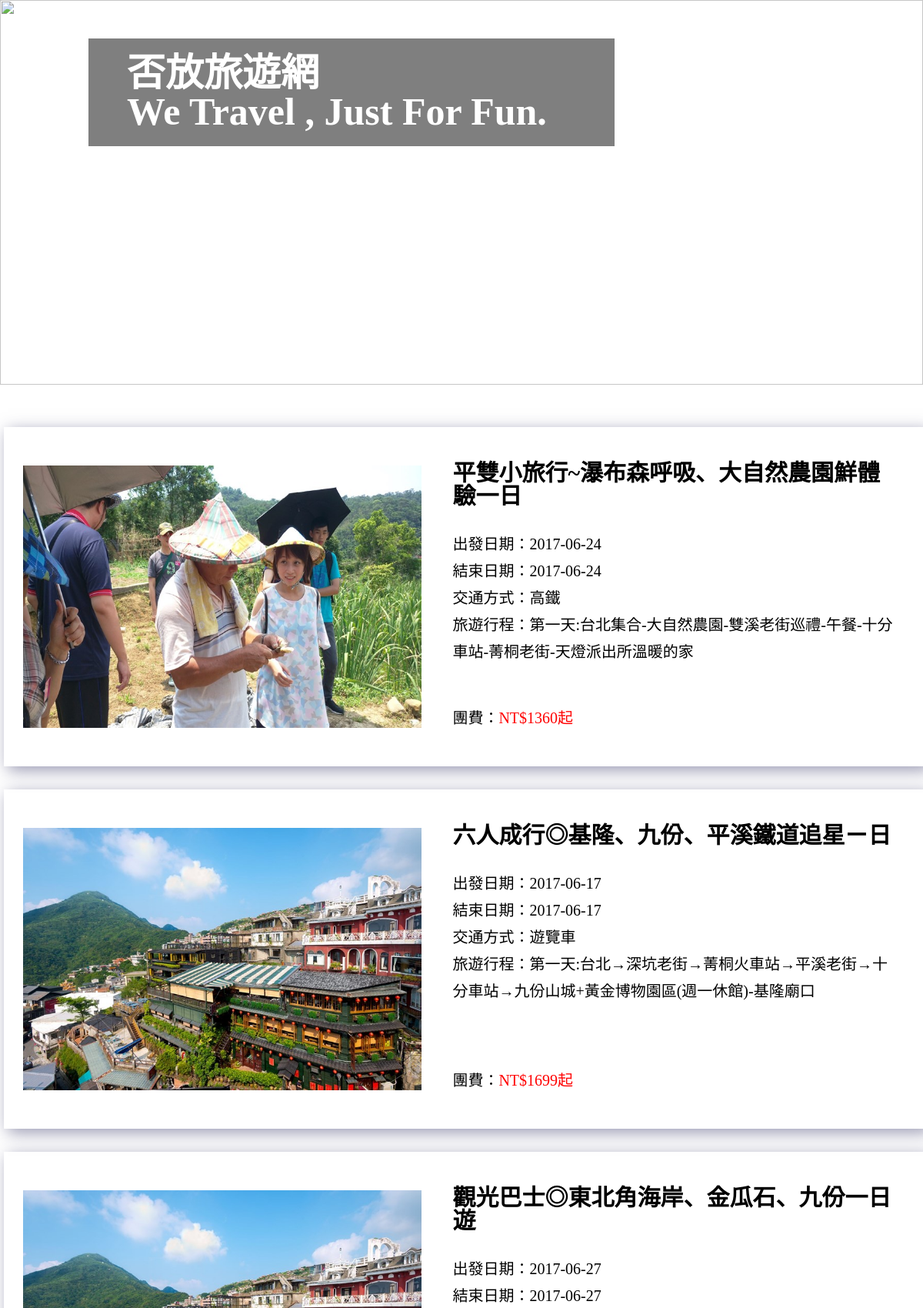
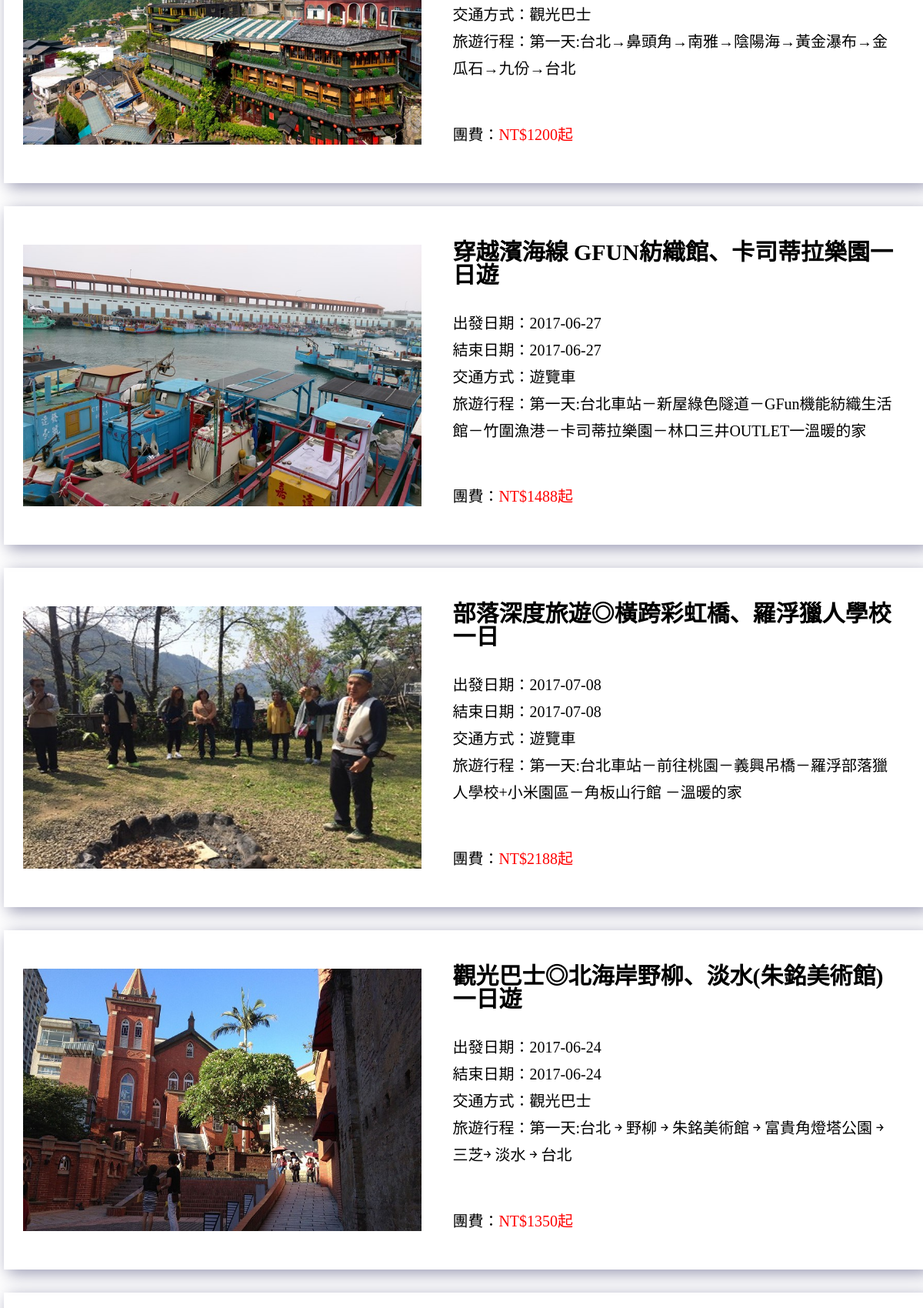
Screenshot of /synopsis_n.php (upper part) with the database file from the repository (2 pictures, top to bottom).
### tables this page shows
CREATE TABLE IF NOT EXISTS `travel` (
  `travel_id` varchar(100) NOT NULL,
  `travel_name` varchar(100) NOT NULL,
  `travel_type` varchar(20) NOT NULL,
  `travel_date` date NOT NULL,
  `travel_endtime` date NOT NULL,
  `travel_traffic` varchar(20) NOT NULL,
  `travel_schedule` varchar(100) NOT NULL,
  `travel_detail` varchar(2000) NOT NULL,
  `travel_price` int(100) NOT NULL,
  `travel_prcnum` varchar(20) NOT NULL,
  `travel_path` varchar(100) NOT NULL,
  PRIMARY KEY (`travel_id`)
);

### synopsis_n.php (the view, shortened to what this page needs)
<!DOCTYPE html>
<html>
<head>
	<link rel="stylesheet" href="css/northern.css">
</head>
<body background="\images\bg_html.jpg">
			<div class="top">
			<img src="http://blog.asiayo.com/wp-content/uploads/2016/10/%E5%8D%97%E6%8A%95-1920x768.jpg" class="top_pic">
				<div class="logo"><a href="index.php"><h1 class="title_word"><span class="title_word_forfun">否放</span>旅遊網<br>We Travel , Just <span class="title_word_forfun">For Fun.</span></h1></a></div>
				<div class="title_li">
					<ul id="menu">
						<?php
							if (isset($_SESSION['U_ID'])) {
								echo "<li>你好!".$_SESSION['U_NAME']."<br></li>";
								echo "<li><a href='logout.php'>登出</a></li>";
							}else{
								echo "<li><a href='#' id='login'>登入</a></li>";
							}
						?>
						<li><a href="#" id="l">簡介</a></li>
 						<li><a href="#">旅遊資訊</a>
						</li>
						<li><a href="arrange.php">行程安排</a></li>
					</ul>
					</div>
 					</div>
	<div class="wrapper">
<?php
    		$mem_id = $_SESSION['U_ID'];
    		require_once("db_config.php");
    		if (!isset($_SESSION['U_ID'])) {
				$get_sql = "SELECT travel.* from travel where travel.travel_type ='北部' order by travel_id";
				$data= mysqli_query($link, $get_sql);
				for($i=1;$i<=mysqli_num_rows($data);$i++){
					$rs=mysqli_fetch_row($data);
		?>
					<ul>
				<li>
				<div class="travel_information">
					<div class="travel_pic">
					<a href="detail.php?id=<?php echo $rs[0] ?>"><img src="<?php echo $rs[10]?>" alt=""></a>
					</div>
					<div class="travel_word">
						<h2><?php echo $rs[1]?></h2>
						<p>出發日期：<?php echo $rs[3]?></p>
						<p>結束日期：<?php echo $rs[4]?></p>
						<p>交通方式：<?php echo $rs[5]?></p>
						<p>旅遊行程：<?php echo $rs[6]?></p>
						<p class="price">團費：<span>NT$<?php echo $rs[8]?>起</span></p>
				</div>
				</div>
				</li>
			</ul>
		<?php }
				}else{
					$get_sql = "SELECT travel.*, favorite.favarite_id, favorite.member_id from travel left join favorite on travel.travel_id = favorite.travel_id and favorite.member_id = $mem_id where travel.travel_type ='北部' order by travel_id";
    				$data = mysqli_query($link, $get_sql);
					for($i=1;$i<=mysqli_num_rows($data);$i++){
					$rs=mysqli_fetch_row($data);
		?>
			<ul>
				<li>
				<div class="travel_information">
				<img src="http://pic.pimg.tw/stephytruth/1309079219-c7c102fc171192181df4f58b06e14deb.png" alt="" class="tuding1">
							<img src="http://pic.pimg.tw/stephytruth/1309079219-c7c102fc171192181df4f58b06e14deb.png" alt="" class="tuding2">
					<div class="travel_pic">
					<a href="detail.php?id=<?php echo $rs[0] ?>"><img src="<?php echo $rs[10]?>" alt=""></a>
					</div>
					<div class="travel_word">
						<h2><?php echo $rs[1]?></h2>
						<p>出發日期：<?php echo $rs[3]?></p>
						<p>結束日期：<?php echo $rs[4]?></p>
						<p>交通方式：<?php echo $rs[5]?></p>
						<p>旅遊行程：<?php echo $rs[6]?></p>
						<p class="price">團費：<span>NT$<?php echo $rs[8]?>起</span></p>
						<?php
								if($rs[11]!=null){
									echo "<img src='images/love2.png' id='".$rs[0]."' class='fucklove' onclick=\"add_fav('".$rs[0]."')\"/>";
								}else{
									echo "<img src='images/love.png' id='".$rs[0]."' class='fucklove' onclick=\"add_fav('".$rs[0]."')\"/>";
								}
						?>
					</div>
					<div class="clear"></div>
				</div>
				</li>
			</ul>
		<div class="clear"></div>
		<?php } }?>
</div>
</body>
</html>

### css/northern.css (style rules this page uses)
html, body, div, span, applet, object, iframe, h1, h2, h3, h4, h5, h6, p, blockquote, pre, a, abbr, acronym, address, big, cite, code, del, dfn, em, img, ins, kbd, q, s, samp, small, strike, strong, sub, sup, tt, var, b, u, i, center, dl, dt, dd, ol, ul, li, fieldset, form, label, legend, table, caption, tbody, tfoot, thead, tr, th, td, article, aside, canvas, details, embed, figure, figcaption, footer, header, hgroup, menu, nav, output, ruby, section, summary, time, mark, audio, video { margin: 0; padding: 0; border: 0; font-size: 100%; font: inherit; vertical-align: baseline; }
body { line-height: 1; }
ol, ul { list-style: none; }
body { background-image:url( "https://t3.ftcdn.net/jpg/01/39/24/56/240_F_139245641_5g8MVAUNPuboCSyGqinFCdWEulsphSkd.jpg" ); font-family: '微軟正黑體'; }
a { text-decoration: none; }
.wrapper { width: 1200px; margin-left: auto; margin-right: auto; padding: 5px; background-color: white; margin-top: 50px; }
.top { width: 100%; height: 500px; margin-bottom: 100px; position: relative; margin:0 auto; }
.top img { opacity: 0.9; }
.top_pic { width: 100%; height: 500px; }
* .title_word { font-family: '微軟正黑體'; position: absolute; left: 115px; top: 50px; z-index:1; color: white; font-weight:bold; font-size: 50px; height: 120px; width: 634px; background: rgba(0,0,0,.5); padding-left: 50px; padding-top: 20px; }
.title_li { font-family: '微軟正黑體'; position: absolute; right: 30px; top: 70px; z-index:1; color: ; margin-top: 30px; }
#menu { margin: 0; padding: 0; list-style: none; position: absolute; right: 10px; width: 100px; float: left; line-height: 20px; }
#menu li { margin: 0; padding: 0; font-size: 17px; font-weight: bold; }
#menu li a { padding: 10px 15px; display: block; color: #fff; text-decoration: none; }
.title_li li { margin-top: 15px; }
.travel_information { padding: 5px; margin-bottom: 30px; box-shadow:5px 5px 20px rgba(20%,20%,40%,0.5); position: relative; }
.travel_pic img { width: 518.4px; height: 340.8723px; float: left; margin: 45px 20px; }
.travel_word { margin-left: 30px; float: left; word-break: break-all; width: 580px; height: 420.83px; position: relative; margin: 0 20px; }
.travel_word h2 { float: left; font-weight: bold; font-size: 30px; margin-bottom: 30px; margin-top: 40px; color: #000; width: 580px; }
.travel_word p { font-size: 20px; line-height: 35px; }
.price { position: absolute; bottom: 30px; }
.travel_word span { color: red; }

### rows the page displays
travel: travel_path (picture), travel_name "平雙小旅行~瀑布森呼吸、大自然農園鮮體驗一日", travel_date "2017-06-24", travel_endtime "2017-06-24", travel_traffic "高鐵", travel_schedule "第一天:台北集合-大自然農園-雙溪老街巡禮-午餐-十分車站-菁桐老街-天燈派出所溫暖的家", travel_price "1360"
travel: travel_path (picture), travel_name "六人成行◎基隆、九份、平溪鐵道追星ㄧ日", travel_date "2017-06-17", travel_endtime "2017-06-17", travel_traffic "遊覽車", travel_schedule "第一天:台北→深坑老街→菁桐火車站→平溪老街→十分車站→九份山城+黃金博物園區(週一休館)-基隆廟口", travel_price "1699"
travel: travel_path (picture), travel_name "觀光巴士◎東北角海岸、金瓜石、九份一日遊", travel_date "2017-06-27", travel_endtime "2017-06-27", travel_traffic "觀光巴士", travel_schedule "第一天:台北→鼻頭角→南雅→陰陽海→黃金瀑布→金瓜石→九份→台北", travel_price "1200"
travel: travel_path (picture), travel_name "穿越濱海線 GFUN紡織館、卡司蒂拉樂園一日遊", travel_date "2017-06-27", travel_endtime "2017-06-27", travel_traffic "遊覽車", travel_schedule "第一天:台北車站－新屋綠色隧道－GFun機能紡織生活館－竹圍漁港－卡司蒂拉樂園－林口三井OUTLET一溫暖的家", travel_price "1488"
travel: travel_path (picture), travel_name "部落深度旅遊◎橫跨彩虹橋、羅浮獵人學校一日", travel_date "2017-07-08", travel_endtime "2017-07-08", travel_traffic "遊覽車", travel_schedule "第一天:台北車站－前往桃園－義興吊橋－羅浮部落獵人學校+小米園區－角板山行館 －溫暖的家", travel_price "2188"
travel: travel_path (picture), travel_name "觀光巴士◎北海岸野柳、淡水(朱銘美術館)一日遊", travel_date "2017-06-24", travel_endtime "2017-06-24", travel_traffic "觀光巴士", travel_schedule "第一天:台北 ￫ 野柳 ￫ 朱銘美術館 ￫ 富貴角燈塔公園 ￫ 三芝￫ 淡水 ￫ 台北", travel_price "1350"
